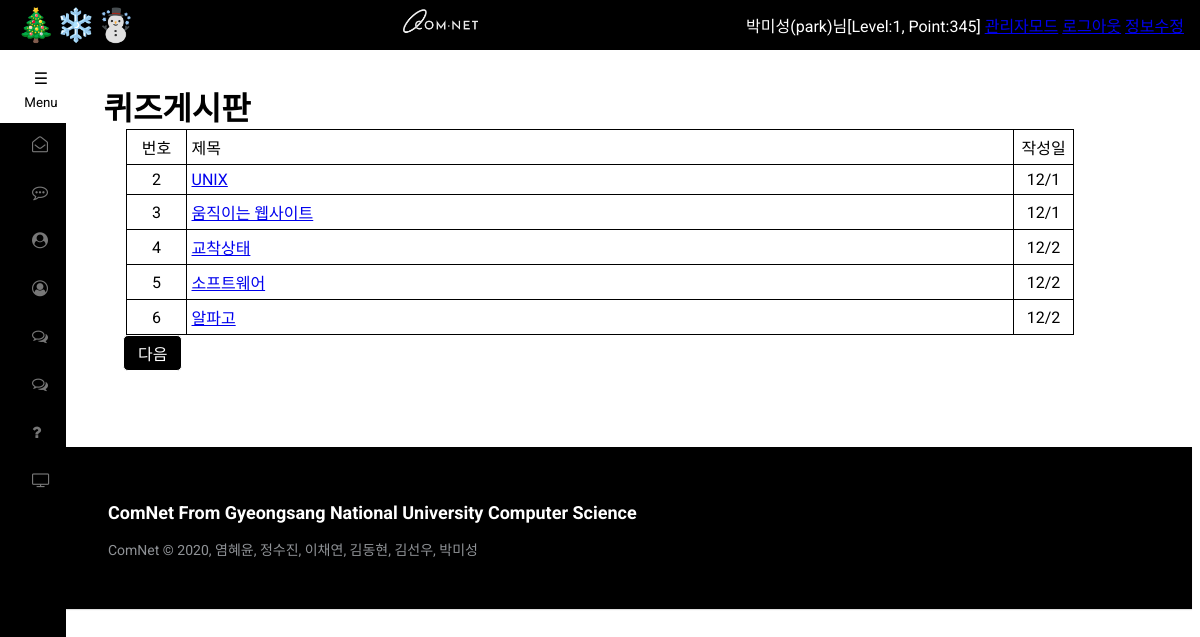
The app's page /작업소스파일들입니다/작업소스파일들입니다/quiz/quizlist.php (signed in) with its own data.
### tables this page shows
CREATE TABLE `quizdatabase` (
  `num` int(11) NOT NULL AUTO_INCREMENT,
  `subject` varchar(100) NOT NULL,
  `content` text NOT NULL,
  `regist_day` char(20) DEFAULT NULL,
  `answer` char(25) NOT NULL,
  PRIMARY KEY (`num`)
);

### 작업소스파일들입니다/작업소스파일들입니다/quiz/quizlist.php (the view, shortened to what this page needs)
<!DOCTYPE html>
<html>
    <head>
    </head>
    <body>
<header>
    <?php include $_SERVER['DOCUMENT_ROOT']."/header.php"; ?>
</header>
        <h1 class="display-4">&nbsp;&nbsp;&nbsp;&nbsp;&nbsp;&nbsp;&nbsp;&nbsp;&nbsp;&nbsp;&nbsp;&nbsp;퀴즈게시판</h1>
        <?php
            $currentPage = 1;
            $con = mysqli_connect("", "", "", "");
        	mysqli_query($con, "set session character_set_connection=utf8;");
    	    mysqli_query($con, "set session character_set_results=utf8;");
           	mysqli_query($con, "set session character_set_client=utf8;");
            $sqlCount = "SELECT count(*) FROM quizdatabase";
            $resultCount = mysqli_query($con,$sqlCount);
            $sqlSolCnt = "SELECT count(*) FROM quiz_pass WHERE userid = '$userid'";
            $resultSolCnt = mysqli_query($con,$sqlSolCnt);
            $rowCount = mysqli_fetch_array($resultCount);
            $rowSolCnt = mysqli_fetch_array($resultSolCnt);
            if ($rowCount) {
                $totalRowNum = $rowCount["count(*)"]-$rowSolCnt["count(*)"];
            }
            $rowPerPage = 5;
            $begin = ($currentPage -1) * $rowPerPage;
            $sql= "select * from quizdatabase where num not in
(select quizdatabase.num from quizdatabase,quiz_pass where quiz_pass.quizid = quizdatabase.num and quiz_pass.userid = '$userid')  order by num asc limit ".$begin.",".$rowPerPage."";
            $result = mysqli_query($con,$sql);
        ?>
        <table style="width:80%" class="table table-bordered">
            <tr>
                <td style="width:5%; text-align:center">번호</td>
                <td style="width:70%">제목</td>
                <td style="width:5%; text-align:center">작성일</td>
            </tr>
            <?php
                while($row = mysqli_fetch_array($result)){
            ?>
                <tr>
                    <td style="width:5%; text-align:center">
                        <?php
                            echo $row["num"];
                        ?>
                    </td>
                    <td style="width:70%">
                        <?php
                            echo "<a href='/quiz/quizdetail.php?num=".$row["num"]."'>";
                            echo $row["subject"];
                            echo "</a>";
                        ?>
                    </td>
                    <td style="width:5%; text-align:center">
                        <?php
                           echo $row["regist_day"];
                        ?>
                    </td>
                </tr>
            <?php
                }
            ?>
        </table>
        <?php
            $lastPage = ($totalRowNum - ($totalRowNum % $rowPerPage)) / $rowPerPage;
            if($currentPage < $lastPage) {
                echo "<a class='button' href='/quiz/quizlist.php?currentPage=".($currentPage+1)."'>&nbsp;다음&nbsp;</a>";
            }
        ?>
        <br><br><br><br><br>
<footer>
    <?php include $_SERVER['DOCUMENT_ROOT']."/footer.php"; ?>
</footer>
    </body>
</html>

### 작업소스파일들입니다/작업소스파일들입니다/header.php (shortened to what this page needs)
<html>
<head>
	<link rel="stylesheet" type="text/css" href="/css/message.css">
	<link rel="stylesheet" type="text/css" href="/css/btn_component.css">
	<link rel="stylesheet" href="https://maxcdn.bootstrapcdn.com/font-awesome/4.7.0/css/font-awesome.min.css">
	<link rel ="stylesheet" href="/css/nv.css">
	<?php include "bar.php";?>
</head>
<body>
</html>
<body>
<div class="primary-nav">
	<button href="#" class="hamburger open-panel nav-toggle">
<span class="screen-reader-text">Menu</span>
</button>
	<nav role="navigation" class="menu">
		<div class="overflow-container">
			<ul class="menu-dropdown">
				<li><a href="/letter/message_form.php">쪽지</a><span class="icon"><i class="fa fa-envelope-open-o"></i></span></li>
				<li><a href="/chatting/client.php">채팅</a><span class="icon"><i class="fa fa-commenting-o"></i></span></li>
				<li><a href="/emInfo/emInfoBoard.php">취업 정보</a><span class="icon"><i class="fa fa-user-circle"></i></span></li>
				<li><a href="/certiInfo/certiInfoBoard.php">자격증 정보</a><span class="icon"><i class="fa fa-user-circle-o"></i></span></li>
				<li><a href="/board/board_form.php">자유 게시판</a><span class="icon"><i class="fa fa-comments-o"></i></span></li>
				<li><a href="/news.php">IT뉴스</a><span class="icon"><i class="fa fa-comments-o"></i></span></li>
				<li><a href="/quiz/quizlist.php">퀴즈</a><span class="icon"><i class="fa fa-question"></i></span></li>
				<li><a href="/youtube.php">동영상</a><span class="icon"><i class="fa fa-television"></i></span></li>
			</ul>
		</div>
	</nav>
</div>
</body>

### 작업소스파일들입니다/작업소스파일들입니다/bar.php (shortened to what this page needs)
<header>
<link rel ="stylesheet" href="/css/bar.css">
  <h1>🎄❄️☃️</h1>
<a href = "/index.php"><img class = "logo" src="/img/logo.jpg" alt="logo"></a>
  <nav>
 <?php
    if (isset($_SESSION["userid"])) $userid = $_SESSION["userid"];
    else $userid = "";
    if (isset($_SESSION["username"])) $username = $_SESSION["username"];
    else $username = "";
    if (isset($_SESSION["userlevel"])) $userlevel = $_SESSION["userlevel"];
    else $userlevel = "";
    if (isset($_SESSION["userpoint"])) $userpoint = $_SESSION["userpoint"];
    else $userpoint = "";
?>
<?php
    if(!$userid) {
?>
    <a href = "/login_form.php"><span>로그인</span></a>
    <a href = "/member_form.php"><span>회원가입</span></a>
<?php
    } else {
                $logged = $username."(".$userid.")님[Level:".$userlevel.", Point:".$userpoint."]";
?>
	<span><?php echo $logged ?></span>
<?php
                if($userlevel == 1) {
?>
	<a href = "/admin.php"><span>관리자모드</span></a>
<?php
                }
?>
   	<a href = "/logout.php"><span>로그아웃</span></a>
     <a href = "/member_modify_form.php"><span>정보수정</span></a>
<?php
    }
?>
  </nav>
</header>

### 작업소스파일들입니다/작업소스파일들입니다/footer.php (shortened to what this page needs)
<!doctype html>
<html>
<link rel ="stylesheet" href="/css/footer.css">
<footer class="footer-distributed">
			<div class="footer-left">
				<p class="footer-links">
					<a class="link-1" href="http://cs.gnu.ac.kr/cs/main.do">ComNet From Gyeongsang National University Computer Science</a>
				</p>
		<p>ComNet &copy; 2020, 염혜윤, 정수진, 이채연, 김동현, 김선우, 박미성</p>
	</div>
</footer>
</html>

### 작업소스파일들입니다/작업소스파일들입니다/css/message.css (style rules this page uses)
li { list-style: none }

### 작업소스파일들입니다/작업소스파일들입니다/css/nv.css (style rules this page uses)
.primary-nav { position: fixed; z-index: 999; top: 50px; }
.menu { position: relative; }
.menu ul { margin: 0; padding: 0; list-style: none; }
.open-panel { border: none; background-color:#fff; padding: 0; }
.hamburger { background: #fff; position: relative; display: block; text-align: center; padding: 13px 0; width: 50px; height: 73px; left: 0; top: 0; z-index: 1000; cursor: pointer; }
.hamburger:before { content:"\2630"; display: block; color: #000; line-height: 32px; font-size: 16px; }
.primary-nav .menu li { position: relative; }
.menu .icon { position: absolute; top: 12px; right: 10px; pointer-events: none; width: 24px; height: 24px; color: #fff; }
.menu, .menu a, .menu a:visited { color: #aaa; text-decoration: none!important; position: relative; }
.menu a { display: block; white-space: nowrap; padding: 1em; font-size: 14px; }
.menu { margin-bottom: 3em; }
.menu-dropdown li .icon { color: #777; }
.menu { position: absolute; display: block; left: -200px; top: 0; width: 250px; transition: all 0.45s cubic-bezier(0.77, 0, 0.175, 1); background-color: #000; z-index: 999; }
.menu-dropdown { top: 0; overflow-y: auto; }
.overflow-container { position: relative; height: calc(100vh - 73px)!important; overflow-y: auto; border-top: 73px solid #fff; z-index: -1; display:block; }

### 작업소스파일들입니다/작업소스파일들입니다/css/bar.css (style rules this page uses)
header { position: fixed; top: 0; left: 0; right: 0; height: 50px; padding: 1rem; color: white; background: black; font-weight: white; display: flex; justify-content: space-between; align-items: center; }
h1, p { margin: 0; }
body { padding-top: 75px; }
* { box-sizing: border-box; }

### 작업소스파일들입니다/작업소스파일들입니다/css/footer.css (style rules this page uses)
* { font-family: Roboto; }
.footer-distributed { background-color: #000; box-shadow: 0 1px 1px 0 rgba(0, 0, 0, 0.12); box-sizing: border-box; width: 100%; text-align: left; font: normal 16px sans-serif; padding: 50px 100px; }
.footer-distributed .footer-left p { color: #8f9296; font-size: 14px; margin: 0; }
.footer-distributed p.footer-links { font-size: 18px; font-weight: bold; color: #ffffff; margin: 0 0 10px; padding: 0; transition: ease .25s; }
.footer-distributed p.footer-links a { display: inline-block; line-height: 1.8; text-decoration: none; color: inherit; transition: ease .25s; }
.footer-distributed .footer-links a:before { content: "·"; font-size: 20px; left: 0; color: #fff; display: inline-block; padding-right: 5px; }
.footer-distributed .footer-links .link-1:before { content: none; }

### 작업소스파일들입니다/작업소스파일들입니다/quiz/quizlist.php (style rules this page uses)
table { border: 1px solid; border-collapse:collapse; table-layout: fixed; margin: auto; word-wrap: break-word; }
td { border: 1px solid; border-collapse:collapse; padding : 5px; }
a.button { -webkit-appearance: button; -moz-appearance: button; appearance: button; text-decoration: none; border: 1px solid; border-radius: 5px; padding: 5px 10px; background-color: black; color: white; }

### 작업소스파일들입니다/작업소스파일들입니다/header.php (style rules this page uses)
img { display: block; margin-left: auto; margin-right: auto; }

### 작업소스파일들입니다/작업소스파일들입니다/bar.php (style rules this page uses)
.logo { max-width:100px; max-height:100px; }

### records on screen
quizdatabase: num "2", subject "UNIX", regist_day "12/1"
quizdatabase: num "3", subject "움직이는 웹사이트", regist_day "12/1"
quizdatabase: num "4", subject "교착상태", regist_day "12/2"
quizdatabase: num "5", subject "소프트웨어", regist_day "12/2"
quizdatabase: num "6", subject "알파고", regist_day "12/2"

### other values on screen
$logged "박미성(park)님[Level:1, Point:345]"
